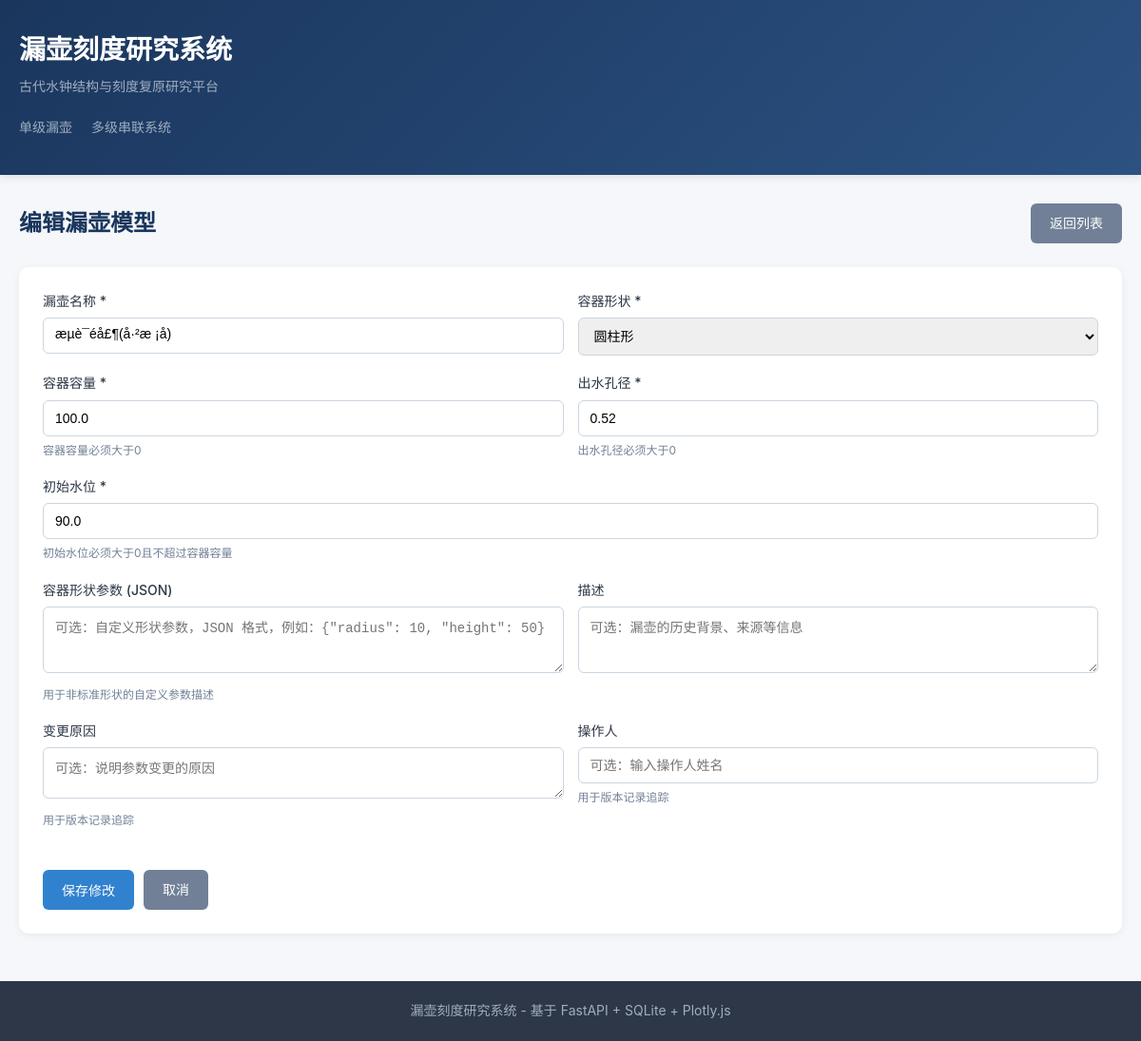
Page /containers/1/edit on the committed database.
### app/models.py (models this page shows)
class Container(Base):
    __tablename__ = "containers"
    id = Column(Integer, primary_key=True, index=True)
    name = Column(String(200), nullable=False)
    shape = Column(String(50), nullable=False)
    capacity = Column(Float, nullable=False)
    orifice_diameter = Column(Float, nullable=False)
    initial_water_level = Column(Float, nullable=False)
    shape_params = Column(Text, nullable=True)
    description = Column(Text, nullable=True)
    created_at = Column(DateTime(timezone=True), server_default=func.now())
    updated_at = Column(DateTime(timezone=True), onupdate=func.now())
    experiments = relationship("Experiment", back_populates="container", cascade="all, delete-orphan")
    scale_schemes = relationship("ScaleScheme", back_populates="container", cascade="all, delete-orphan")
    calibration_records = relationship("CalibrationRecord", back_populates="container", cascade="all, delete-orphan")
    parameter_versions = relationship("ParameterVersion", back_populates="container", cascade="all, delete-orphan")

### app/main.py (the view)
@app.get("/containers/{container_id}/edit", response_class=HTMLResponse)
async def edit_container_form(request: Request, container_id: int, db: Session = Depends(get_db)):
    container = db.query(models.Container).filter(models.Container.id == container_id).first()
    if not container:
        raise HTTPException(status_code=404, detail="容器不存在")
    return templates.TemplateResponse("container_form.html", {"request": request, "container": container})

### templates/container_form.html (shortened to what this page needs)
{% extends "base.html" %}
{% block content %}
<div class="page-header">
    <h2>{% if container %}编辑{% else %}创建{% endif %}漏壶模型</h2>
    <a href="/" class="btn btn-secondary">返回列表</a>
</div>
<div class="card">
    <form method="post" action="{% if container %}/containers/{{ container.id }}/update{% else %}/containers{% endif %}">
        <div class="form-row">
            <div class="form-group">
                <label>漏壶名称 *</label>
                <input type="text" name="name" required maxlength="200"
                       value="{% if form_data %}{{ form_data.name }}{% elif container %}{{ container.name }}{% endif %}"
                       placeholder="例如：汉代铜壶">
            </div>
            <div class="form-group">
                <label>容器形状 *</label>
                <select name="shape" required>
                    <option value="cylindrical" {% if (form_data and form_data.shape == 'cylindrical') or (not form_data and container and container.shape == 'cylindrical') %}selected{% endif %}>圆柱形</option>
                </select>
            </div>
        </div>
        <div class="form-row">
            <div class="form-group">
                <label>容器容量 *</label>
                <input type="number" name="capacity" required step="any" min="0.01"
                       value="{% if form_data %}{{ form_data.capacity }}{% elif container %}{{ container.capacity }}{% endif %}"
                       placeholder="单位：任意一致即可">
                <p class="help-text">容器容量必须大于0</p>
            </div>
            <div class="form-group">
                <label>出水孔径 *</label>
                <input type="number" name="orifice_diameter" required step="any" min="0.01"
                       value="{% if form_data %}{{ form_data.orifice_diameter }}{% elif container %}{{ container.orifice_diameter }}{% endif %}"
                       placeholder="单位：与容量一致">
                <p class="help-text">出水孔径必须大于0</p>
            </div>
        </div>
        <div class="form-group">
            <label>初始水位 *</label>
            <input type="number" name="initial_water_level" required step="any" min="0.01"
                   value="{% if form_data %}{{ form_data.initial_water_level }}{% elif container %}{{ container.initial_water_level }}{% endif %}"
                   placeholder="不能超过容器容量">
            <p class="help-text">初始水位必须大于0且不超过容器容量</p>
        </div>
        <div class="form-row">
            <div class="form-group">
                <label>容器形状参数 (JSON)</label>
                <textarea name="shape_params" rows="3" placeholder="可选：自定义形状参数，JSON 格式，例如：{&quot;radius&quot;: 10, &quot;height&quot;: 50}"></textarea>
                <p class="help-text">用于非标准形状的自定义参数描述</p>
            </div>
            <div class="form-group">
                <label>描述</label>
                <textarea name="description" rows="3" placeholder="可选：漏壶的历史背景、来源等信息"></textarea>
            </div>
        </div>
        {% if container %}
        <div class="form-row">
            <div class="form-group">
                <label>变更原因</label>
                <textarea name="change_reason" rows="2" placeholder="可选：说明参数变更的原因">{% if form_data %}{{ form_data.change_reason if form_data.change_reason is not none else '' }}{% endif %}</textarea>
                <p class="help-text">用于版本记录追踪</p>
            </div>
            <div class="form-group">
                <label>操作人</label>
                <input type="text" name="changed_by" maxlength="100"
                       value="{% if form_data %}{{ form_data.changed_by if form_data.changed_by is not none else '' }}{% endif %}"
                       placeholder="可选：输入操作人姓名">
                <p class="help-text">用于版本记录追踪</p>
            </div>
        </div>
        {% endif %}
        <div class="form-actions">
            <button type="submit" class="btn btn-primary">{% if container %}保存修改{% else %}创建漏壶{% endif %}</button>
            <a href="/" class="btn btn-secondary">取消</a>
        </div>
    </form>
</div>
{% endblock %}

### static/style.css (style rules this page uses)
* { margin: 0; padding: 0; box-sizing: border-box; }
body { font-family: -apple-system, BlinkMacSystemFont, "Segoe UI", "PingFang SC", "Hiragino Sans GB", "Microsoft YaHei", sans-serif; background: #f5f7fa; color: #2c3e50; line-height: 1.6; }
.page-header { display: flex; justify-content: space-between; align-items: center; margin-bottom: 25px; flex-wrap: wrap; gap: 15px; }
.page-header h2 { font-size: 24px; color: #1a365d; }
.btn { display: inline-block; padding: 10px 20px; border: none; border-radius: 6px; font-size: 14px; font-weight: 500; cursor: pointer; text-decoration: none; transition: all 0.2s; }
.btn-primary { background: #3182ce; color: white; }
.btn-secondary { background: #718096; color: white; }
.card { background: white; border-radius: 10px; box-shadow: 0 2px 8px rgba(0, 0, 0, 0.06); padding: 25px; margin-bottom: 20px; }
.form-group { margin-bottom: 18px; }
.form-group label { display: block; margin-bottom: 6px; font-weight: 500; color: #2d3748; font-size: 14px; }
.form-group input, .form-group select, .form-group textarea { width: 100%; padding: 10px 12px; border: 1px solid #cbd5e0; border-radius: 6px; font-size: 14px; transition: border-color 0.2s; }
.form-row { display: grid; grid-template-columns: 1fr 1fr; gap: 15px; }
.form-actions { display: flex; gap: 10px; margin-top: 25px; }
.help-text { font-size: 12px; color: #718096; margin-top: 5px; }

### rows in the picture
Container: name "æµè¯éå£¶(å·²æ ¡å)", shape "圆柱形", capacity "100.0", orifice_diameter "0.52", initial_water_level "90.0"
